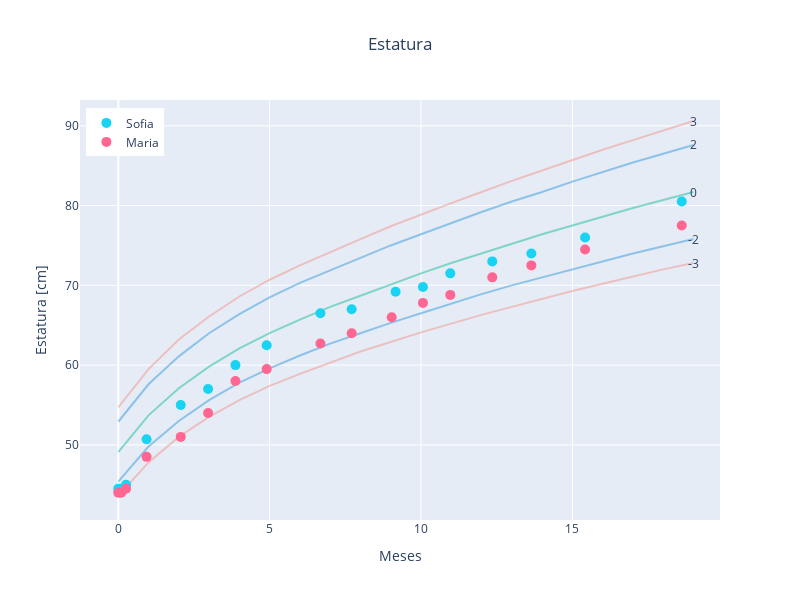

This figure's notebook cell:
### Code cell
plot_df(source['lfa_birth_z'], description = 'Estatura', months_to_plot=months_to_plot)

### Figure 1 — Plotly figure (JSON) as saved in the notebook; plotly's stock layout.template omitted (floating-point values rounded to 4 significant figures)
{"data": [{"line": {"color": "rgba(241, 148, 138, 0.5)"}, "mode": "lines", "name": "-3", "showlegend": false, "type": "scatter", "x": [0, 1, 2, 3, 4, 5, 6, 7, 8, 9, 10, 11, 12, 13, 14, 15, 16, 17, 18, 19, 20, 21, 22, 23, 24], "y": [43.6, 47.8, 51, 53.5, 55.6, 57.4, 58.9, 60.3, 61.7, 62.9, 64.1, 65.2, 66.3, 67.3, 68.3, 69.3, 70.2, 71.1, 72, 72.8]}, {"line": {"color": "rgba(241, 148, 138, 0.5)"}, "mode": "lines", "name": "3", "showlegend": false, "type": "scatter", "x": [0, 1, 2, 3, 4, 5, 6, 7, 8, 9, 10, 11, 12, 13, 14, 15, 16, 17, 18, 19, 20, 21, 22, 23, 24], "y": [54.7, 59.5, 63.2, 66.1, 68.6, 70.7, 72.5, 74.2, 75.8, 77.4, 78.9, 80.3, 81.7, 83.1, 84.4, 85.7, 87, 88.2, 89.4, 90.6]}, {"line": {"color": "rgba(52, 152, 219, 0.5)"}, "mode": "lines", "name": "-2", "showlegend": false, "type": "scatter", "x": [0, 1, 2, 3, 4, 5, 6, 7, 8, 9, 10, 11, 12, 13, 14, 15, 16, 17, 18, 19, 20, 21, 22, 23, 24], "y": [45.4, 49.8, 53, 55.6, 57.8, 59.6, 61.2, 62.7, 64, 65.3, 66.5, 67.7, 68.9, 70, 71, 72, 73, 74, 74.9, 75.8]}, {"line": {"color": "rgba(52, 152, 219, 0.5)"}, "mode": "lines", "name": "2", "showlegend": false, "type": "scatter", "x": [0, 1, 2, 3, 4, 5, 6, 7, 8, 9, 10, 11, 12, 13, 14, 15, 16, 17, 18, 19, 20, 21, 22, 23, 24], "y": [52.9, 57.6, 61.1, 64, 66.4, 68.5, 70.3, 71.9, 73.5, 75, 76.4, 77.8, 79.2, 80.5, 81.7, 83, 84.2, 85.4, 86.5, 87.6]}, {"line": {"color": "rgba(26, 188, 156, 0.5)"}, "mode": "lines", "name": "0", "showlegend": false, "type": "scatter", "x": [0, 1, 2, 3, 4, 5, 6, 7, 8, 9, 10, 11, 12, 13, 14, 15, 16, 17, 18, 19, 20, 21, 22, 23, 24], "y": [49.1, 53.7, 57.1, 59.8, 62.1, 64, 65.7, 67.3, 68.7, 70.1, 71.5, 72.8, 74, 75.2, 76.4, 77.5, 78.6, 79.7, 80.7, 81.7]}, {"marker": {"size": 10}, "mode": "markers", "name": "Sofia", "type": "scatter", "x": [18.61, 15.42, 13.65, 12.35, 10.97, 10.06, 9.161, 7.71, 6.677, 4.903, 3.871, 2.968, 2.065, 0.9355, 0.2581, 0.09677, 0], "y": [80.5, 76, 74, 73, 71.5, 69.8, 69.2, 67, 66.5, 62.5, 60, 57, 55, 50.7, 45, 44.5, 44.5]}, {"marker": {"size": 10}, "mode": "markers", "name": "Maria", "type": "scatter", "x": [18.61, 15.42, 13.65, 12.35, 10.97, 10.06, 9.032, 7.71, 6.677, 4.903, 3.871, 2.968, 2.065, 0.9355, 0.2581, 0.09677, 0], "y": [77.5, 74.5, 72.5, 71, 68.8, 67.8, 66, 64, 62.7, 59.5, 58, 54, 51, 48.5, 44.5, 44, 44]}], "layout": {"annotations": [{"showarrow": false, "text": "-3", "x": 19, "y": 72.8}, {"showarrow": false, "text": "3", "x": 19, "y": 90.6}, {"showarrow": false, "text": "-2", "x": 19, "y": 75.8}, {"showarrow": false, "text": "2", "x": 19, "y": 87.6}, {"showarrow": false, "text": "0", "x": 19, "y": 81.7}], "autosize": false, "height": 600, "legend": {"x": 0.01, "xanchor": "left", "y": 0.98, "yanchor": "top"}, "title": {"text": "Estatura", "x": 0.5}, "width": 800, "xaxis": {"title": {"text": "Meses"}}, "yaxis": {"title": {"text": "Estatura [cm]"}}}}
